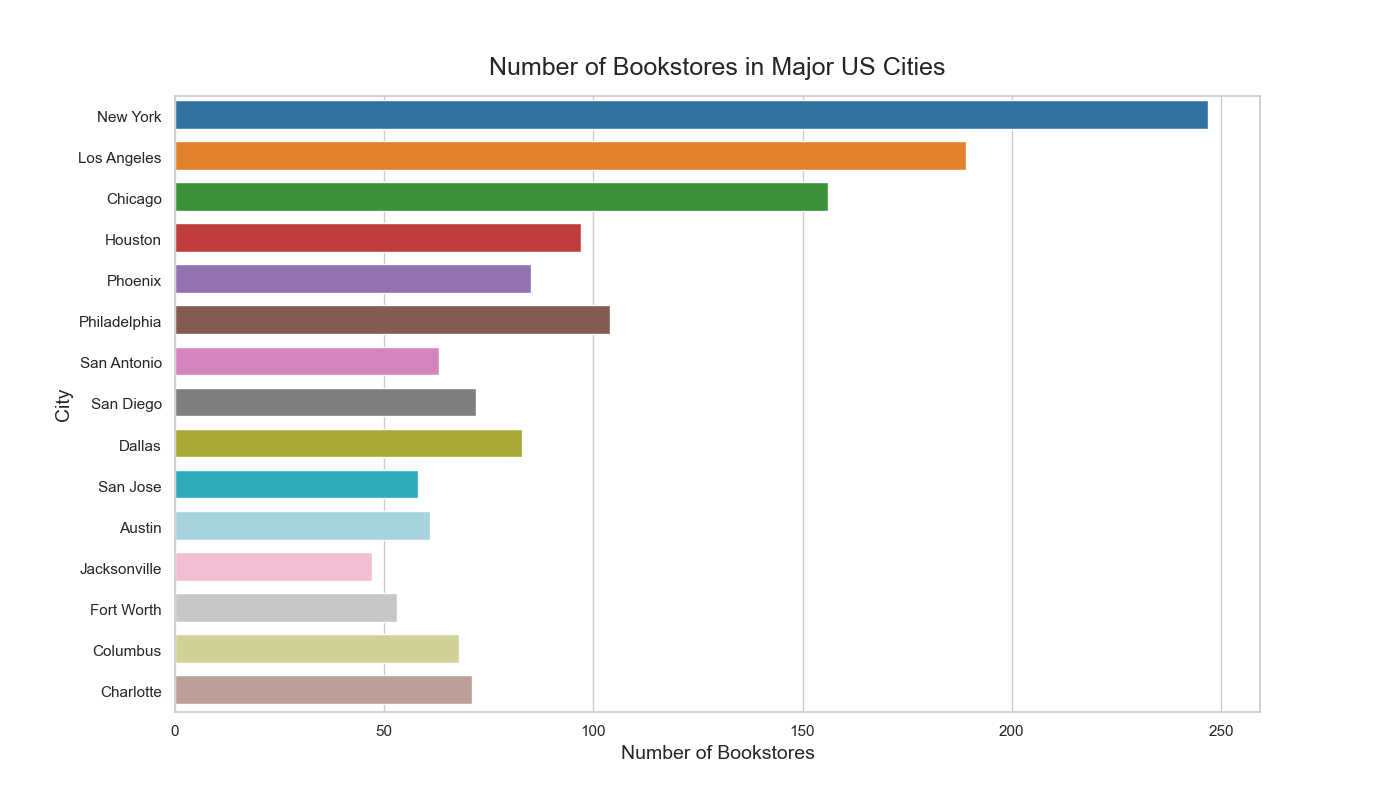

The Python source for this figure:

import seaborn as sns
import pandas as pd
import matplotlib.pyplot as plt

data = {
    'city': ['New York', 'Los Angeles', 'Chicago', 'Houston', 'Phoenix', 'Philadelphia',
             'San Antonio', 'San Diego', 'Dallas', 'San Jose', 'Austin', 'Jacksonville',
             'Fort Worth', 'Columbus', 'Charlotte'],
    'number_of_bookstores': [247, 189, 156, 97, 85, 104, 63, 72, 83, 58, 61, 47, 53, 68, 71]
}

df = pd.DataFrame(data)

plt.figure(figsize=(14, 8))
barplot = sns.barplot(
    x='number_of_bookstores',
    y='city',
    data=df,
    palette=['#1f77b4', '#ff7f0e', '#2ca02c', '#d62728', '#9467bd', '#8c564b', '#e377c2', '#7f7f7f', '#bcbd22',
             '#17becf', '#9edae5', '#f7b6d2', '#c7c7c7', '#dbdb8d', '#c49c94'],
    orient='h'
)

for bar in barplot.patches:
    bar.set_height(0.7)

plt.title('Number of Bookstores in Major US Cities', fontsize=18, pad=15)
plt.xlabel('Number of Bookstores', fontsize=14)
plt.ylabel('City', fontsize=14)
plt.xticks(rotation=0)

plt.show()
